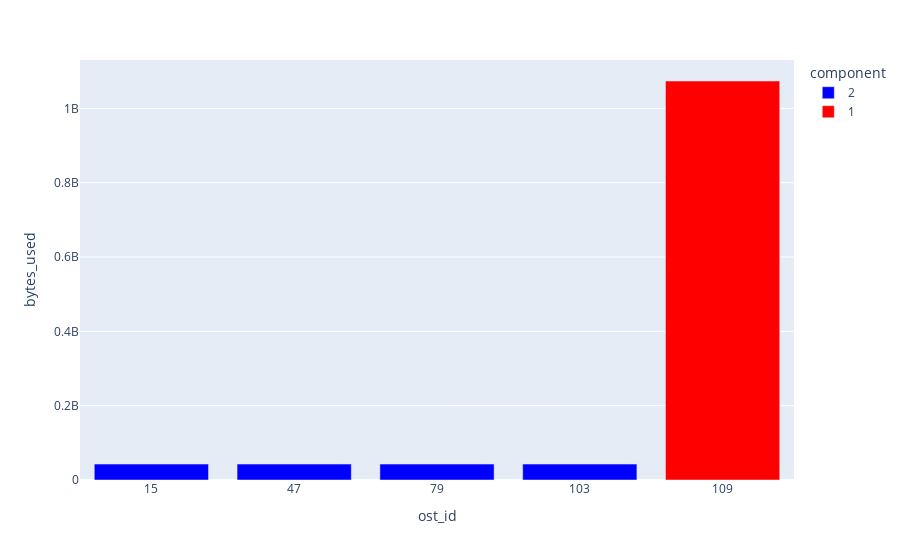

Source (notebook cell):
### Code cell
fig = px.bar(sorted_df, x="ost_id", y="bytes_used", color="component", color_discrete_sequence=["blue", "red", "green"],
             category_orders={"ost_id": sorted_df["ost_id"].tolist()}, labels = {"x":"OST", "y":"Bytes", "color":"component"})
fig.show()

### Figure 1 — Plotly figure (JSON) as saved in the notebook; plotly's stock layout.template omitted (floating-point values rounded to 4 significant figures)
{"data": [{"alignmentgroup": "True", "hovertemplate": "component=2<br>ost_id=%{x}<br>bytes_used=%{y}<extra></extra>", "legendgroup": "2", "marker": {"color": "blue", "pattern": {"shape": ""}}, "name": "2", "offsetgroup": "2", "orientation": "v", "showlegend": true, "textposition": "auto", "type": "bar", "x": ["15", "47", "79", "103"], "xaxis": "x", "y": [42838551, 42838551, 42838551, 42838551], "yaxis": "y"}, {"alignmentgroup": "True", "hovertemplate": "component=1<br>ost_id=%{x}<br>bytes_used=%{y}<extra></extra>", "legendgroup": "1", "marker": {"color": "red", "pattern": {"shape": ""}}, "name": "1", "offsetgroup": "1", "orientation": "v", "showlegend": true, "textposition": "auto", "type": "bar", "x": ["109"], "xaxis": "x", "y": [1073741824], "yaxis": "y"}], "layout": {"barmode": "relative", "legend": {"title": {"text": "component"}, "tracegroupgap": 0}, "margin": {"t": 60}, "xaxis": {"anchor": "y", "categoryarray": ["15", "47", "79", "103", "109"], "categoryorder": "array", "domain": [0, 1], "title": {"text": "ost_id"}}, "yaxis": {"anchor": "x", "domain": [0, 1], "title": {"text": "bytes_used"}}}}
